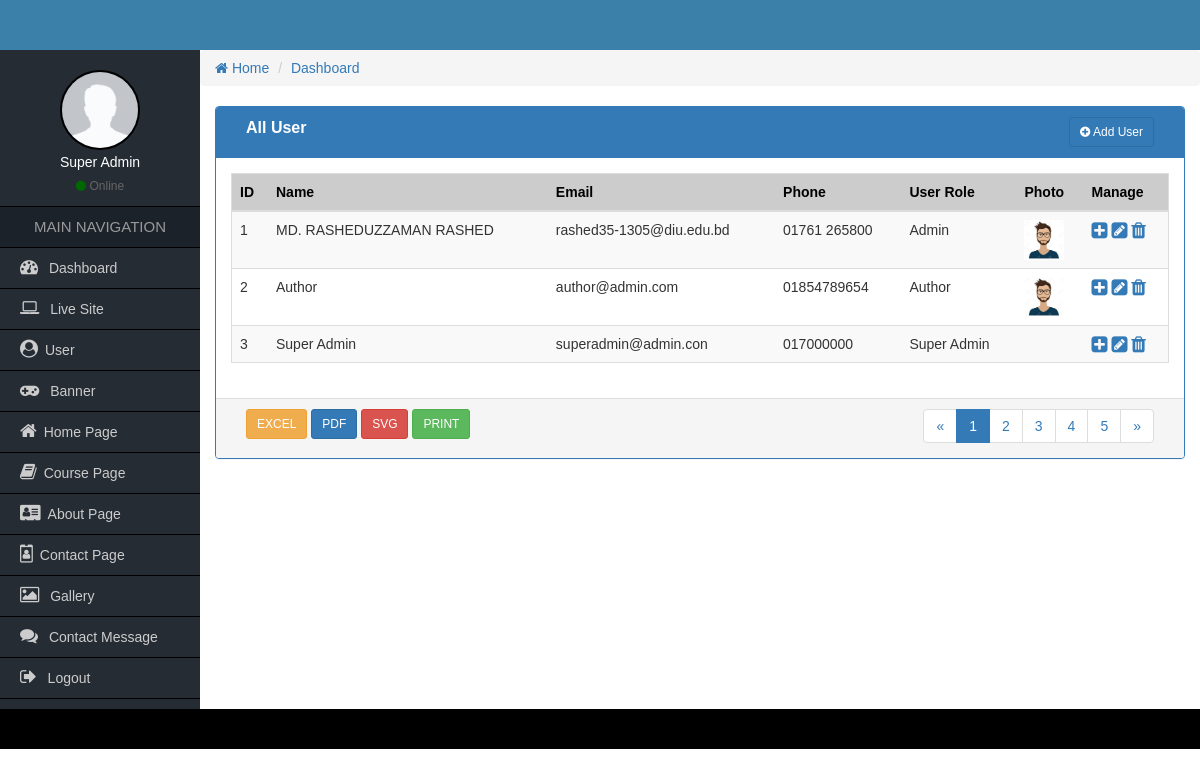
The page /Admin-Panel/all-user.php (signed in) on the database its author committed.
### tables this page shows
CREATE TABLE `cs_user` (
  `user_id` int(11) NOT NULL,
  `user_name` varchar(50) DEFAULT NULL,
  `user_phone` varchar(20) DEFAULT NULL,
  `user_email` varchar(40) DEFAULT NULL,
  `user_username` varchar(20) NOT NULL,
  `user_password` varchar(40) NOT NULL,
  `user_photo` varchar(50) NOT NULL,
  `role_id` int(11) NOT NULL
);

CREATE TABLE `cs_role` (
  `role_id` int(11) NOT NULL,
  `role_name` varchar(20) NOT NULL
);

### Admin-Panel/all-user.php (the view, shortened to what this page needs)
<?php
    require_once('functions\functions.php');
    if($_SESSION['role']<='2'){
 ?>
<div class="col-md-12">
    <div class="panel panel-primary">
        <div class="panel-heading">
            <div class="col-md-9 heading_title">
                All User
            </div>
            <div class="col-md-3 text-right">
              <?php if($_SESSION['role']=='1'){ ?>
                <a href="add-user.php" class="btn btn-sm btn btn-primary"><i class="fa fa-plus-circle"></i> Add User</a>
              <?php } ?>
            </div>
            <div class="clearfix"></div>
        </div>
        <div class="panel-body">
            <table class="table table-responsive table-striped table-hover table_cus">
                <thead class="table_head">
                    <tr>
                        <th>ID</th>
                        <th>Name</th>
                        <th>Email</th>
                        <th>Phone</th>
                        <th class="hidden-xs">User Role</th>
                        <th class="hidden-xs">Photo</th>
                        <th>Manage</th>
                    </tr>
                </thead>
                <tbody>
                  <?php
                    $query = "SELECT * FROM `cs_user` NATURAL JOIN cs_role order by user_id DESC";
                    $reQuery = mysqli_query($con, $query);
                    $i=1;
                    while ($value=mysqli_fetch_array($reQuery)) {
                  ?>
                    <tr>
                        <td><?php echo $i++; ?></td>
                        <td><?php echo $value['user_name']; ?></td>
                        <td><?php echo $value['user_email']; ?></td>
                        <td><?php echo $value['user_phone']; ?></td>
                        <td class="hidden-xs"><?php echo $value['role_name']; ?></td>
                        <td class="hidden-xs">
                          <?php
                              if ($value['user_photo']!='') {
                           ?>
                          <img src="uploads\<?= $value['user_photo']?>" height="40" alt="">
                          <?php
                              }
                              else {
                           ?>
                             <img src="uploads\avatar.jpg" height="40" alt="">
                           <?php } ?>
                        </td>
                        <td>
                            <a href="view-user.php?v=<?= $value['user_id']; ?>"><i class="fa fa-plus-square fa-lg"></i></a>
                            <?php if($_SESSION['role']=='1'){ ?>
                            <a href="edit-user.php?e=<?= $value['user_id']; ?>"><i class="fa fa-pencil-square fa-lg"></i></a>
                            <a href="delete-user.php?d=<?= $value['user_id']; ?>"><i class="fa fa-trash fa-lg"></i></a>
                          <?php }?>
                        </td>
                    </tr>
                    <?php
                      }
                    ?>
                </tbody>
            </table>
        </div>
        <div class="panel-footer">
            <div class="col-md-4">
                <a href="#" class="btn btn-sm btn-warning">EXCEL</a>
                <a href="#" class="btn btn-sm btn-primary">PDF</a>
                <a href="#" class="btn btn-sm btn-danger">SVG</a>
                <a href="#" class="btn btn-sm btn-success">PRINT</a>
            </div>
            <div class="col-md-4">
            </div>
            <div class="col-md-4 text-right">
                <nav aria-label="Page navigation">
                    <ul class="pagination pagina_cus">
                        <li>
                            <a href="#" aria-label="Previous">
                                <span aria-hidden="true">&laquo;</span>
                            </a>
                        </li>
                        <li class="active"><a href="#">1</a></li>
                        <li><a href="#">2</a></li>
                        <li><a href="#">3</a></li>
                        <li><a href="#">4</a></li>
                        <li><a href="#">5</a></li>
                        <li>
                            <a href="#" aria-label="Next">
                                <span aria-hidden="true">&raquo;</span>
                            </a>
                        </li>
                    </ul>
                </nav>
            </div>
            <div class="clearfix"></div>
        </div>
    </div>
</div>
<?php
}
  else {
    $message="You are not authorise";
    header("Location: error_access.php?e=".$message);
}
?>

### Admin-Panel/css/style.css (style rules this page uses)
* { margin:0px; padding:0px; outline:0px; }
img { border:0px; }
ul, ol { list-style-type:none; }
a { text-decoration:none; }
body { font-family:Verdana, Geneva, sans-serif; }
.heading_title { font-size:16px; font-weight:bold; }
.table_cus { border:1px solid #ddd; }
.table_head { background-color:#ccc; color:#000; }
.pagina_cus { padding:0px; margin:0px; }

### rows shown on the page
cs_user: user_name "MD. RASHEDUZZAMAN RASHED", user_email "rashed35-1305@diu.edu.bd", user_phone "01761 265800", role.role_name "Admin"
cs_user: user_name "Author", user_email "author@admin.com", user_phone "01854789654", role.role_name "Author"
cs_user: user_name "Super Admin", user_email "superadmin@admin.con", user_phone "017000000", role.role_name "Super Admin"

### other values the page prints
$_SESSION['name'] "Super Admin"
